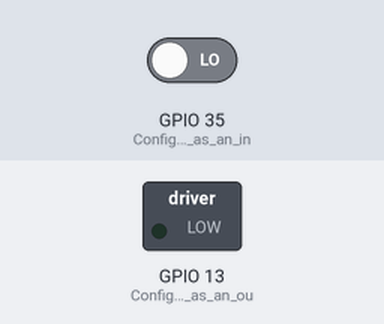
This sketch was run on a simulated ESP32. Parts: switched loads named in the sketch (green lamp = pin HIGH). Inputs (shaded band) come from the test bench; at power-on: GPIO 35 (Configure_pin_35_as_an_in) LOW.

Above: at 1.2 s.
1.3 s: GPIO 35 (Configure_pin_35_as_an_in) driven HIGH
At 2.4 s:
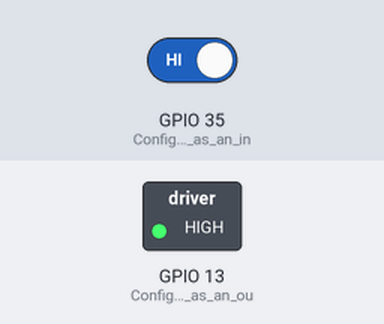
2.8 s: GPIO 35 (Configure_pin_35_as_an_in) driven LOW
At 3.6 s:
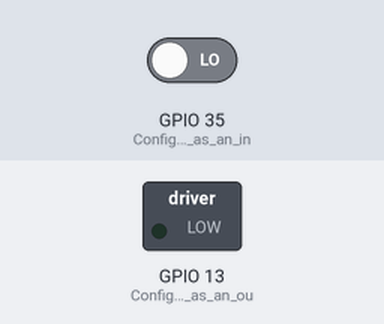
Timing chart, 0 to 5.8 s (numbered marks = the images above; inputs shaded):
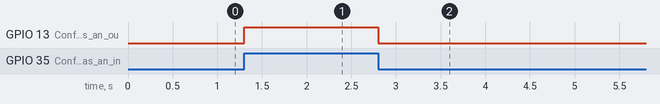

Measured:
- after the input at 1.3 s, GPIO 13 (Configure_pin_13_as_an_ou): LOW → HIGH at once
- after the input at 2.8 s, GPIO 13 (Configure_pin_13_as_an_ou): HIGH → LOW at once

The sketch:

Prog-2.ino
```cpp
void setup() {  // This function runs once when the board starts or is reset.
  		// put your setup code here, to run once:
  pinMode(35,INPUT); // Configure pin 35 as an input (pushbutton)

  pinMode(13,OUTPUT); // Configure pin 13 as an output (relay control)
}

void loop() {  // This function runs continuously after setup().
  // put your main code here, to run repeatedly:
   int val;
   val=digitalRead(35);   // Read the state of the pushbutton (HIGH or LOW)
// If the pushbutton is pressed, digitalRead(35) returns HIGH (1).
// If the pushbutton is not pressed, it returns LOW (0).
   if(val)
   digitalWrite(13,HIGH);  // Turn the relay ON (energize coil, close switch)
// When the pushbutton is pressed (val = HIGH), pin 13 is set to HIGH, which energizes the
// relay and turns ON the connected load (e.g., LED, bulb, or motor).
   else
   digitalWrite(13,LOW);   // Turn the relay OFF (open switch)
// When the pushbutton is released (val = LOW), pin 13 is set to LOW, which de-energizes
//  the relay and turns OFF the load.
}
```
